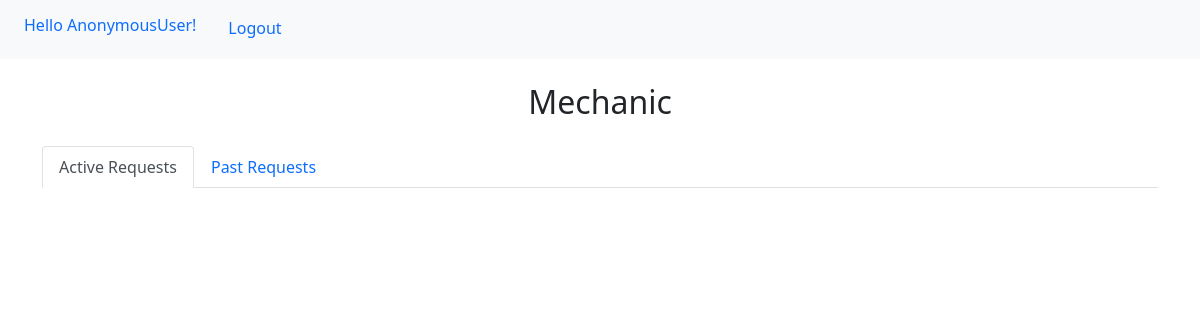
Page /mechanic/ on the earlier database version.
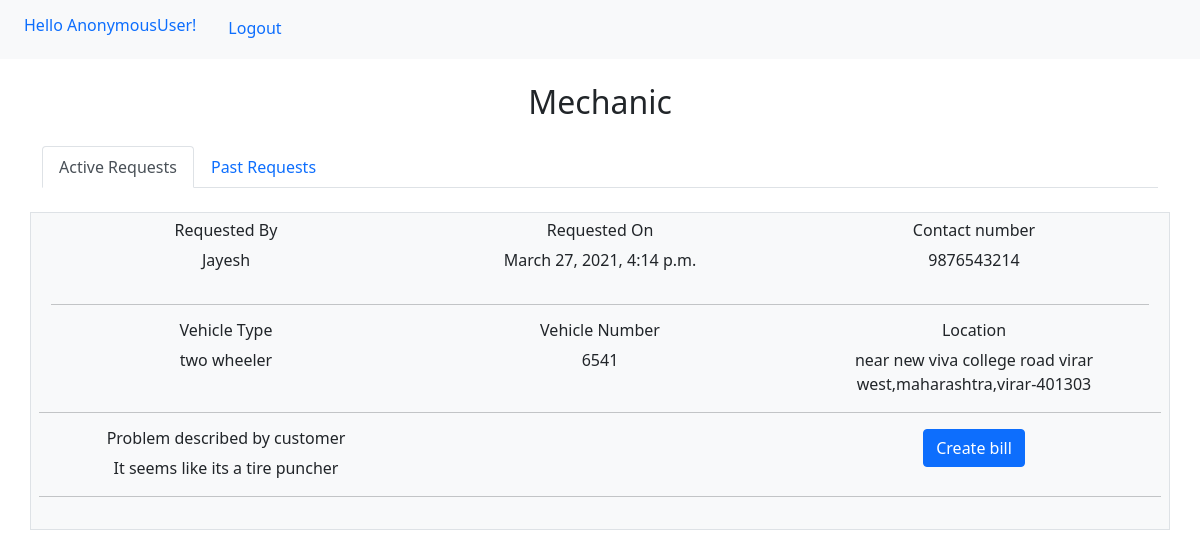
Same page on the later database version.
### mechanics/models.py (models this page shows)
class BookingRequest(models.Model):
    requestedBy=models.ForeignKey(Customer,on_delete=models.CASCADE)
    requestedTo=models.ForeignKey(ServiceCenter,on_delete=models.CASCADE)
    assignedMechanic=models.ForeignKey(Mechanic,on_delete=models.CASCADE,blank=True,null=True)
    vehicleNumber=models.DecimalField(max_digits=6,decimal_places=0)
    vehicleType=models.IntegerField(choices=vehicleTypes)
    requestState=models.IntegerField(choices=requestStates)
    problemDescriptionByCustomer=models.CharField(max_length=500)
    problemDescriptionByMech=models.CharField(max_length=500,blank=True,null=True)
    mechanicArrived=models.BooleanField(default=False)  #customer has to marked as arrived
    bill=models.DecimalField(max_digits=8,decimal_places=2,default=0)
    requestedTime=models.DateTimeField()
    requestAcceptanceTime=models.DateTimeField(blank=True,null=True)
    mechanicArrivalTime=models.DateTimeField(blank=True,null=True)
    serviceCompleteTime=models.DateTimeField(blank=True,null=True)
    locationState=models.CharField(max_length=500)
    locationCity=models.CharField(max_length=500)
    locationPinCode=models.DecimalField(max_digits=6,decimal_places=0)
    address=models.CharField(max_length=500)# this will be added from gmap api

### customers/models.py (models this page shows, shortened)
class Customer(models.Model):
    user=models.OneToOneField(User,on_delete=models.CASCADE)
    phoneNo=models.DecimalField(max_digits=10,decimal_places=0)
    emailId=models.EmailField()

### mechanics/views.py (the view)
# urls.py: 2. Add a URL to urlpatterns:  path('', views.home, name='home')
def home(request):
    mechanicObj=Mechanic.objects.get(id=1)
    requestObjs=BookingRequest.objects.filter(assignedMechanic=mechanicObj)
    acceptedReq=requestObjs.filter(requestState=1)
    pastReq=requestObjs.filter(requestState=3)
    print(acceptedReq)
    context={
        'activerequests':acceptedReq,
        'pastrequests':pastReq,
    }
    return render(request,'mechanics/home.html',context)

### mechanics/templates/mechanics/home.html (shortened to what this page needs)
<!DOCTYPE html>
<html lang="en">
<head>
<link href="https://cdn.jsdelivr.net/npm/bootstrap@5.0.0-beta3/dist/css/bootstrap.min.css" rel="stylesheet">
</head>
<body>
    <ul class="nav bg-light p-2">
        <li class="nav-item">
          <h6 class="nav-link active" aria-current="page">Hello {{user}}!</h6>
        </li>
        <li class="nav-item">
          <a class="nav-link" href="{% url 'logout' %}">Logout</a>
        </li>
      </ul>
    <div class="container">
        <h2 class="text-center mt-4 mb-4">Mechanic</h2>
        <ul class="nav nav-tabs" id="myTab" role="tablist">
            <li class="nav-item" role="presentation">
              <button class="nav-link active" id="home-tab" data-bs-toggle="tab" data-bs-target="#home" type="button" role="tab" aria-controls="home" aria-selected="true">Active Requests</button>
            </li>
            <li class="nav-item" role="presentation">
              <button class="nav-link" id="profile-tab" data-bs-toggle="tab" data-bs-target="#profile" type="button" role="tab" aria-controls="profile" aria-selected="false">Past Requests</button>
            </li>
          </ul>
          <div class="tab-content" id="myTabContent">
            <div class="tab-pane fade show active" id="home" role="tabpanel" aria-labelledby="home-tab">
                {% for req in activerequests %}
                <div class="row mt-4 bg-light p-2 text-center border">
                    <div class="col-md-4">
                        <h6>Requested By</h6>
                        <p>{{req.requestedBy.user.username}}</p>
                    </div>
                    <div class="col-md-4">
                        <h6>Requested On</h6>
                        <p>{{req.requestedTime}}</p>
                    </div>
                    <div class="col-md-4">
                        <h6>Contact number</h6>
                        <p>{{req.requestedBy.phoneNo}}</p>
                    </div>
                    <div>
                        <hr>
                        <div class="row pb-2">
                            <div class="col-md-4">
                                <h6>Vehicle Type</h6>
                                <p>{{req.get_vehicleType_display}}</p>
                            </div>
                            <div class="col-md-4">
                                <h6>Vehicle Number</h6>
                                <p>{{req.vehicleNumber}}</p>
                            </div>
                            <div class="col-md-4">
                                <h6>Location</h6>
                                <p>{{req.address}},{{req.locationState}},{{req.locationCity}}-{{req.locationPinCode}}</p>
                            </div>
                            <hr>
                            <div class="col-md-4">
                                <h6>Problem described by customer</h6>
                                <p>{{req.problemDescriptionByCustomer}}</p>
                            </div>
                            <div class="col-md-4">
                            </div>
                            <div class="col-md-4">
                                <a href="{% url 'createbill' req.id %}" class="btn btn-primary">Create bill</a>
                            </div>
                            <hr>
                        </div>
                    </div>
                </div>
                {% endfor %}
            </div>
          </div>
    </div>
</body>
</html>

Differences in the rows shown:
now on this page (row edited): BookingRequest: requestedBy.user.username "Jayesh", requestedTime "March 27, 2021, 4:14 p.m.", requestedBy.phoneNo "9876543214", vehicleType "two wheeler", vehicleNumber "6541", address "near new viva college road virar west", locationState "maharashtra", locationCity "virar", locationPinCode "401303", problemDescriptionByCustomer "It seems like its a tire puncher"
